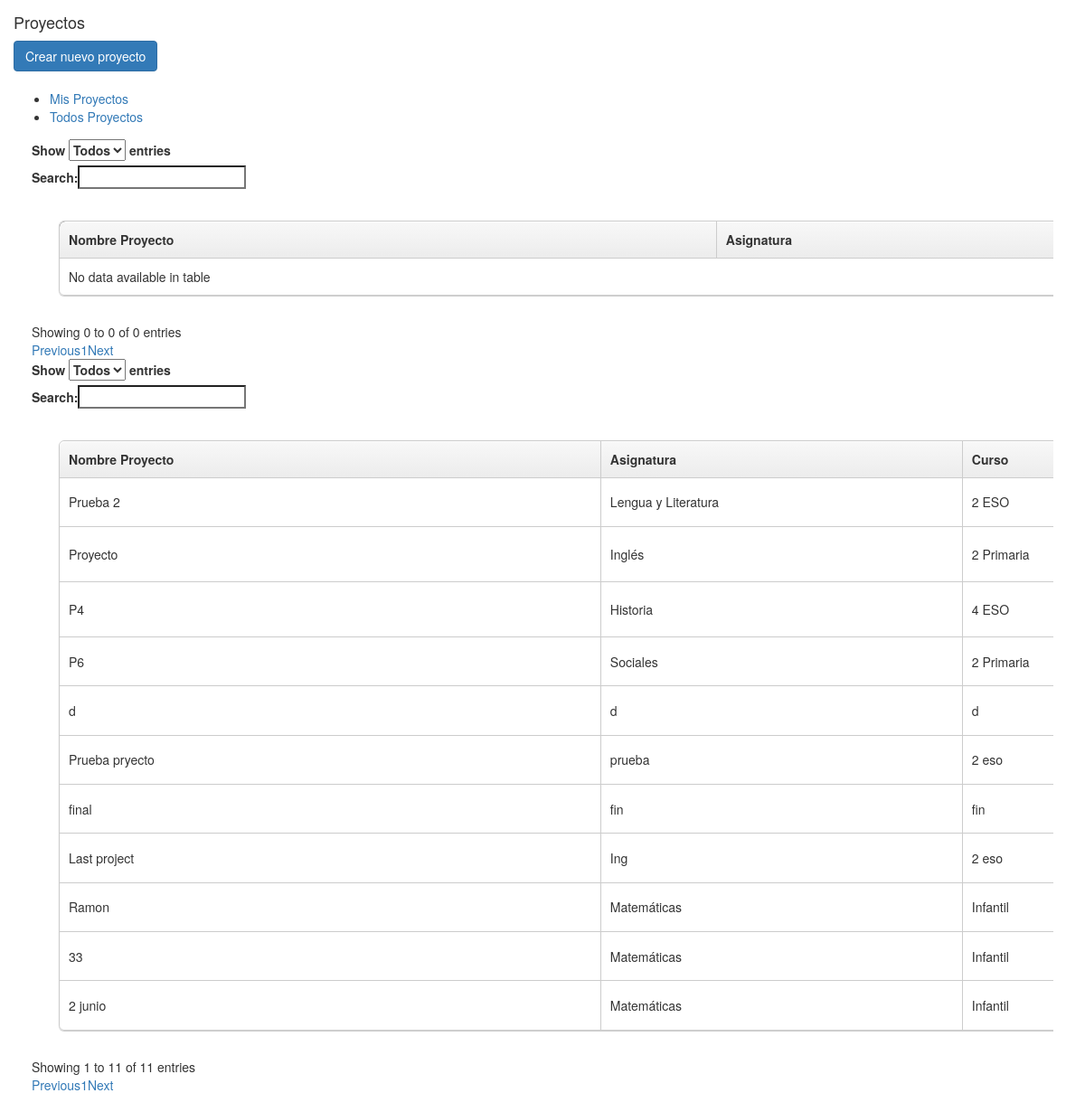
Page /editor/proyectos (signed in) on the earlier database version.
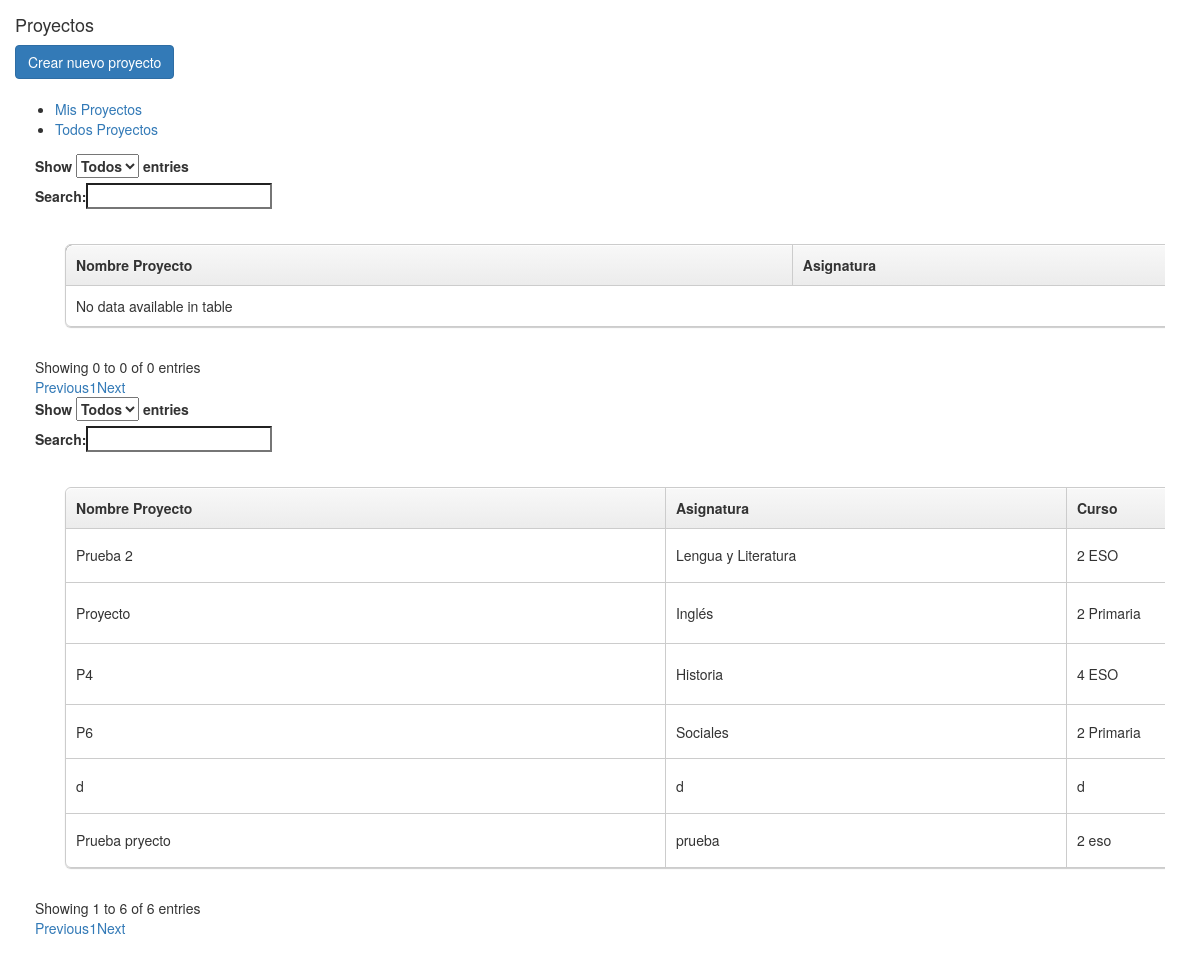
Same page on the later database version.
### editor/models.py (models this page shows)
class Projects(models.Model):
    nombre = models.CharField(max_length=100, default="")
    asignatura = models.CharField(max_length=100, default="")
    curso = models.CharField(max_length=50)
    etiquetas = models.CharField(max_length=200)
    privado = models.BooleanField(null=True)
    usuario = models.CharField(max_length=50)
    fecha = models.DateField(null=True)
    contenido = models.BinaryField(null = True)
    canvas = models.TextField(default="")
    contenido2 = models.TextField(null= True)

### editor/views.py (the view)
# urls.py: path('proyectos', views.proyectos, name='proyectos'),
@login_required
def proyectos(request):
    myProjects = Projects.objects.filter(usuario=request.user.username)
    allProjects = Projects.objects.filter(privado= 0).exclude(usuario=request.user.username)
    return render(request, 'editor/dash/proyectos.html', {'myProjects':myProjects, 'allProjects': allProjects})

### editor/templates/editor/dash/proyectos.html (shortened to what this page needs)
{% extends "editor/dash/base-proyectos.html" %}
{% load static %}
{% block misProyectos %}
<div class="col-md-12">
    <div class="table-responsive">
        <table id="tablaMisProyectos" class="bordered" width="180%">
            <thead class="fondooo">
                <th>Nombre Proyecto</th>
                <th>Asignatura</th>
            </thead>
            <tbody>
            </tbody>
        </table>
    </div>
</div>
{% endblock misProyectos %}
{% block todosProyectos %}
<div class="col-md-12">
    <div class="table-responsive">
        <table id="tablaTodosProyectos" class="bordered" width="180%">
            <thead >
                <th>Nombre Proyecto</th>
                <th>Asignatura</th>
                <th>Curso</th>
            </thead>
            <tbody>
                {% for project in allProjects %}
                <tr>
                    <td>{{ project.nombre }}</td>
                    <td>{{ project.asignatura }}</td>
                    <td>{{ project.curso }}</td>
                </tr>
                {% endfor %}
            </tbody>
        </table>
    </div>
</div>
{% endblock todosProyectos %}

### editor/templates/editor/dash/base-proyectos.html (shortened to what this page needs)
<!DOCTYPE html>
<html lang="en">
<head>
    {% load static %}
    <link href="http://maxcdn.bootstrapcdn.com/bootstrap/3.3.0/css/bootstrap.min.css" rel="stylesheet"
        id="bootstrap-css">
    <link rel="stylesheet" href="https://cdn.metroui.org.ua/v4.3.2/css/metro-all.min.css">
    <link rel="stylesheet" type="text/css" href="/static/css/proyectos.css">
</head>
<body>
    <div id="tabs">
        <h4>Proyectos</h4>
        <div><a href="\editor\editor" class="btn btn-primary">Crear nuevo proyecto</a></div><br>
        <ul data-role="tabs" data-expand="true">
            <li id="MisProyectosTab" class="azul"><a href="#MisProyectos">Mis Proyectos</a></li>
            <li id="TodosProyectosTab"><a href="#Todos">Todos Proyectos</a></li>
        </ul>
        <div class="tab-content clearfix" style="padding: 5px;">
            <div id="MisProyectos" class="table-responsive-lg tab-pane active">
                {% block misProyectos %}{% endblock %}
            </div>
            <div id="Todos" class="table-responsive-lg tab-pane active">
                {% block todosProyectos %}{% endblock %}
            </div>
        </div>
    </div>
</body>
</html>

### editor/static/css/proyectos.css (style rules this page uses)
#tabs { margin:15px }
table { border-collapse: separate !important; border-spacing: 0; width: 600px; margin: 30px; }
.fondooo { background-color: rgb(0, 0, 0) !important; }
.bordered { border: solid #ccc 1px; -moz-border-radius: 6px; -webkit-border-radius: 6px; border-radius: 6px; -webkit-box-shadow: 0 1px 1px #ccc; -moz-box-shadow: 0 1px 1px #ccc; box-shadow: 0 1px 1px #ccc; }
.bordered td, .bordered th { border-left: 1px solid #ccc; border-top: 1px solid #ccc; padding: 10px; text-align: left; }
.bordered th { background-color: #ECECEC; background-image: -webkit-gradient(linear, left top, left bottom, from(#F8F8F8), to(#ECECEC)); background-image: -webkit-linear-gradient(top, #F8F8F8, #ECECEC); background-image: -moz-linear-gradient(top, #F8F8F8, #ECECEC); background-image: linear-gradient(top, #F8F8F8, #ECECEC); -webkit-box-shadow: 0 1px 0 rgba(255,255,255,.8) inset; -moz-box-shadow:0 1px 0 rgba(255,255,255,.8) inset; box-shadow: 0 1px 0 rgba(255,255,255,.8) inset; border-top: none; text-shadow: 0 1px 0 rgba(255,255,255,.5); }
.bordered td:first-child, .bordered th:first-child { border-left: none; }
.bordered th:first-child { -moz-border-radius: 6px 0 0 0; -webkit-border-radius: 6px 0 0 0; border-radius: 6px 0 0 0; }
.bordered tr:last-child td:first-child { -moz-border-radius: 0 0 0 6px; -webkit-border-radius: 0 0 0 6px; border-radius: 0 0 0 6px; }

Differences in the rows shown:
removed Projects: nombre "final", asignatura "fin", curso "fin"
removed Projects: nombre "Last project", asignatura "Ing", curso "2 eso"
removed Projects: nombre "Ramon", asignatura "Matemáticas", curso "Infantil"
removed Projects: nombre "33", asignatura "Matemáticas", curso "Infantil"
removed Projects: nombre "2 junio", asignatura "Matemáticas", curso "Infantil"
Other differences:
text written by a page script: "Show entries Search: Showing 1 to 11 of 11 entries Previous 1 Next" → "Show entries Search: Showing 1 to 6 of 6 entries Previous 1 Next"
